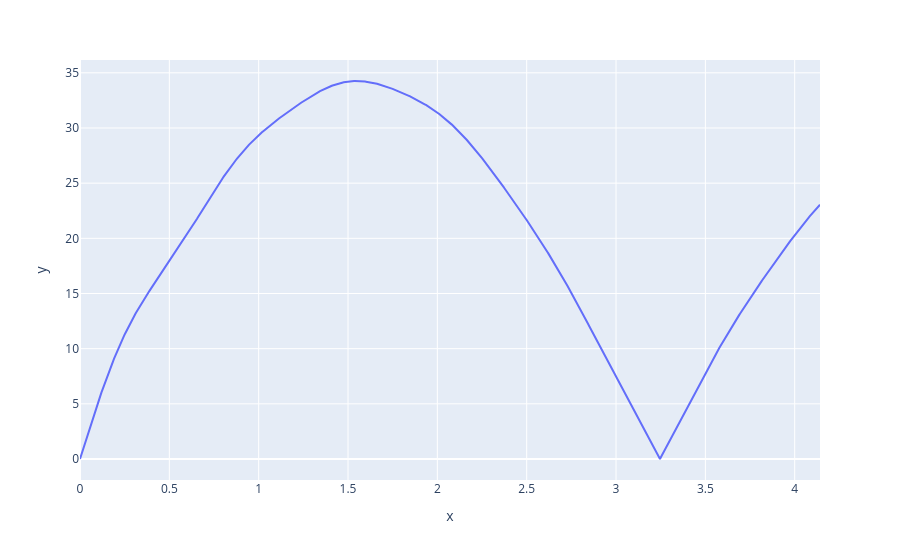

This figure's notebook cell:
### Markdown cell above
## Погрешность

### Code cell
error = [np.abs(u(x_i) - u_n(x_i)) for x_i in x]

figure = px.line(x=x, y=error, markers=False)
figure.update_layout(yaxis=dict(exponentformat="power"))
figure.show()

### Figure 1 — Plotly figure (JSON) as saved in the notebook; plotly's stock layout.template omitted (floating-point values rounded to 4 significant figures; data arrays with more than 128 entries replaced by an {"elided": "..."} marker saying what was removed)
{"data": [{"hovertemplate": "x=%{x}<br>y=%{y}<extra></extra>", "legendgroup": "", "line": {"color": "#636efa", "dash": "solid"}, "marker": {"symbol": "circle"}, "mode": "lines", "name": "", "orientation": "v", "showlegend": false, "type": "scatter", "x": {"elided": "1000 float values"}, "xaxis": "x", "y": {"elided": "1000 float values"}, "yaxis": "y"}], "layout": {"legend": {"tracegroupgap": 0}, "margin": {"t": 60}, "xaxis": {"anchor": "y", "domain": [0, 1], "title": {"text": "x"}}, "yaxis": {"anchor": "x", "domain": [0, 1], "exponentformat": "power", "title": {"text": "y"}}}}
